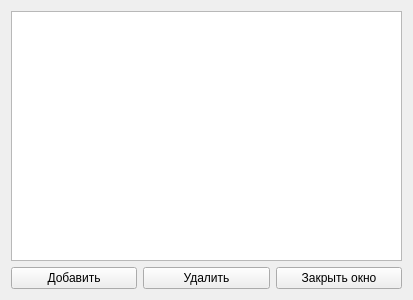
<?xml version="1.0" encoding="UTF-8"?>
<ui version="4.0">
 <class>TablesEditForm</class>
 <widget class="QWidget" name="TablesEditForm">
  <property name="windowModality">
   <enum>Qt::ApplicationModal</enum>
  </property>
  <property name="geometry">
   <rect>
    <x>0</x>
    <y>0</y>
    <width>413</width>
    <height>300</height>
   </rect>
  </property>
  <property name="windowTitle">
   <string>Таблица ...</string>
  </property>
  <layout class="QVBoxLayout" name="verticalLayout">
   <item>
    <widget class="QTableView" name="tableView"/>
   </item>
   <item>
    <layout class="QHBoxLayout" name="horizontalLayout">
     <item>
      <widget class="QPushButton" name="add_btn">
       <property name="text">
        <string>Добавить</string>
       </property>
      </widget>
     </item>
     <item>
      <widget class="QPushButton" name="delete_btn">
       <property name="text">
        <string>Удалить</string>
       </property>
      </widget>
     </item>
     <item>
      <widget class="QPushButton" name="close_btn">
       <property name="text">
        <string>Закрыть окно</string>
       </property>
      </widget>
     </item>
    </layout>
   </item>
  </layout>
 </widget>
 <resources/>
 <connections/>
</ui>
